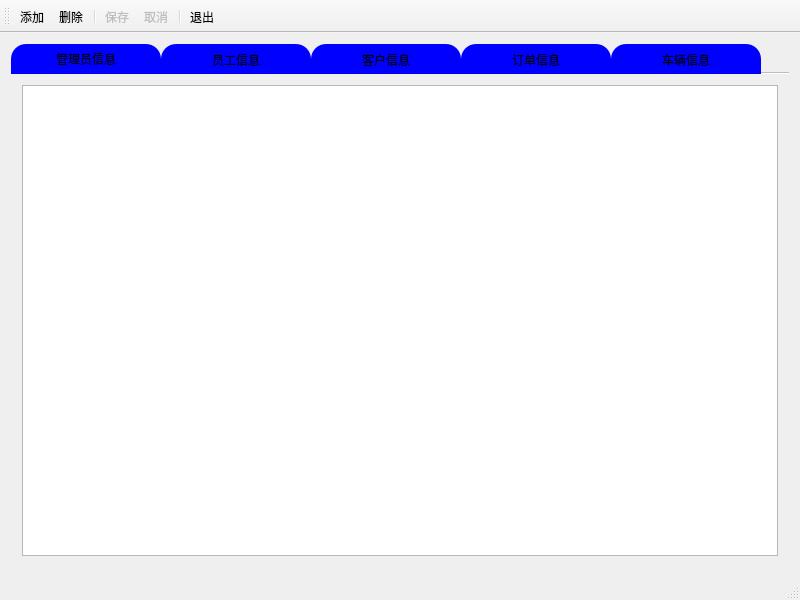
<?xml version="1.0" encoding="UTF-8"?>
<ui version="4.0">
 <class>Administrator</class>
 <widget class="QMainWindow" name="Administrator">
  <property name="geometry">
   <rect>
    <x>0</x>
    <y>0</y>
    <width>800</width>
    <height>600</height>
   </rect>
  </property>
  <property name="windowTitle">
   <string>Administrator</string>
  </property>
  <property name="styleSheet">
   <string notr="true"/>
  </property>
  <widget class="QWidget" name="centralWidget">
   <property name="styleSheet">
    <string notr="true"/>
   </property>
   <layout class="QVBoxLayout" name="verticalLayout_2">
    <item>
     <widget class="QTabWidget" name="tabWidget">
      <property name="autoFillBackground">
       <bool>true</bool>
      </property>
      <property name="styleSheet">
       <string notr="true">#administratorWidget,#workerWidget,#consumerWidget,#orderWidget,#carWidget{
border-image:url(:/HX/images/管理员.jpg)
}

.QTabBar:tab {
    width: 150px;
    height: 30px;
    background-color: blue;
    border-top-left-radius: 15%;
    border-top-right-radius: 15%;
}</string>
      </property>
      <property name="tabPosition">
       <enum>QTabWidget::North</enum>
      </property>
      <property name="tabShape">
       <enum>QTabWidget::Rounded</enum>
      </property>
      <property name="currentIndex">
       <number>0</number>
      </property>
      <property name="documentMode">
       <bool>true</bool>
      </property>
      <widget class="QWidget" name="administratorWidget">
       <attribute name="title">
        <string>管理员信息</string>
       </attribute>
       <layout class="QHBoxLayout" name="horizontalLayout">
        <item>
         <widget class="QTableView" name="adminView">
          <property name="styleSheet">
           <string notr="true"/>
          </property>
         </widget>
        </item>
       </layout>
      </widget>
      <widget class="QWidget" name="workerWidget">
       <attribute name="title">
        <string>员工信息</string>
       </attribute>
       <layout class="QHBoxLayout" name="horizontalLayout_2">
        <item>
         <widget class="QTableView" name="workerView"/>
        </item>
        <item>
         <widget class="QChartView" name="WorkerView"/>
        </item>
       </layout>
      </widget>
      <widget class="QWidget" name="consumerWidget">
       <attribute name="title">
        <string>客户信息</string>
       </attribute>
       <layout class="QHBoxLayout" name="horizontalLayout_3">
        <item>
         <widget class="QTableView" name="consumerView"/>
        </item>
       </layout>
      </widget>
      <widget class="QWidget" name="orderWidget">
       <attribute name="title">
        <string>订单信息</string>
       </attribute>
       <layout class="QHBoxLayout" name="horizontalLayout_4">
        <item>
         <widget class="QTableView" name="orderView"/>
        </item>
        <item>
         <widget class="QChartView" name="OrderView"/>
        </item>
       </layout>
      </widget>
      <widget class="QWidget" name="carWidget">
       <attribute name="title">
        <string>车辆信息</string>
       </attribute>
       <layout class="QHBoxLayout" name="horizontalLayout_7">
        <item>
         <widget class="QTableView" name="carView"/>
        </item>
        <item>
         <widget class="QChartView" name="CarView"/>
        </item>
       </layout>
      </widget>
     </widget>
    </item>
   </layout>
  </widget>
  <widget class="QMenuBar" name="menuBar">
   <property name="geometry">
    <rect>
     <x>0</x>
     <y>0</y>
     <width>800</width>
     <height>23</height>
    </rect>
   </property>
  </widget>
  <widget class="QToolBar" name="mainToolBar">
   <property name="toolButtonStyle">
    <enum>Qt::ToolButtonTextUnderIcon</enum>
   </property>
   <attribute name="toolBarArea">
    <enum>TopToolBarArea</enum>
   </attribute>
   <attribute name="toolBarBreak">
    <bool>false</bool>
   </attribute>
   <addaction name="actInsert"/>
   <addaction name="actDelete"/>
   <addaction name="separator"/>
   <addaction name="actSave"/>
   <addaction name="actCancel"/>
   <addaction name="separator"/>
   <addaction name="actExit"/>
  </widget>
  <widget class="QStatusBar" name="statusBar"/>
  <action name="actInsert">
   <property name="icon">
    <iconset resource="HX.qrc">
     <normaloff>:/HX/images/316.bmp</normaloff>:/HX/images/316.bmp</iconset>
   </property>
   <property name="text">
    <string>添加</string>
   </property>
   <property name="toolTip">
    <string>添加</string>
   </property>
  </action>
  <action name="actDelete">
   <property name="icon">
    <iconset resource="HX.qrc">
     <normaloff>:/HX/images/107.bmp</normaloff>:/HX/images/107.bmp</iconset>
   </property>
   <property name="text">
    <string>删除</string>
   </property>
   <property name="toolTip">
    <string>删除</string>
   </property>
  </action>
  <action name="actSave">
   <property name="enabled">
    <bool>false</bool>
   </property>
   <property name="icon">
    <iconset resource="HX.qrc">
     <normaloff>:/HX/images/save1.bmp</normaloff>:/HX/images/save1.bmp</iconset>
   </property>
   <property name="text">
    <string>保存</string>
   </property>
   <property name="toolTip">
    <string>保存</string>
   </property>
  </action>
  <action name="actCancel">
   <property name="enabled">
    <bool>false</bool>
   </property>
   <property name="icon">
    <iconset resource="HX.qrc">
     <normaloff>:/HX/images/delete1.bmp</normaloff>:/HX/images/delete1.bmp</iconset>
   </property>
   <property name="text">
    <string>取消</string>
   </property>
   <property name="toolTip">
    <string>取消</string>
   </property>
  </action>
  <action name="actExit">
   <property name="icon">
    <iconset resource="HX.qrc">
     <normaloff>:/HX/images/exit.bmp</normaloff>:/HX/images/exit.bmp</iconset>
   </property>
   <property name="text">
    <string>退出</string>
   </property>
   <property name="toolTip">
    <string>退出登录</string>
   </property>
  </action>
 </widget>
 <layoutdefault spacing="6" margin="11"/>
 <customwidgets>
  <customwidget>
   <class>QChartView</class>
   <extends>QGraphicsView</extends>
   <header location="global">qchartview.h</header>
  </customwidget>
 </customwidgets>
 <resources>
  <include location="HX.qrc"/>
 </resources>
 <connections>
  <connection>
   <sender>actExit</sender>
   <signal>triggered()</signal>
   <receiver>Administrator</receiver>
   <slot>close()</slot>
   <hints>
    <hint type="sourcelabel">
     <x>-1</x>
     <y>-1</y>
    </hint>
    <hint type="destinationlabel">
     <x>299</x>
     <y>199</y>
    </hint>
   </hints>
  </connection>
 </connections>
</ui>
